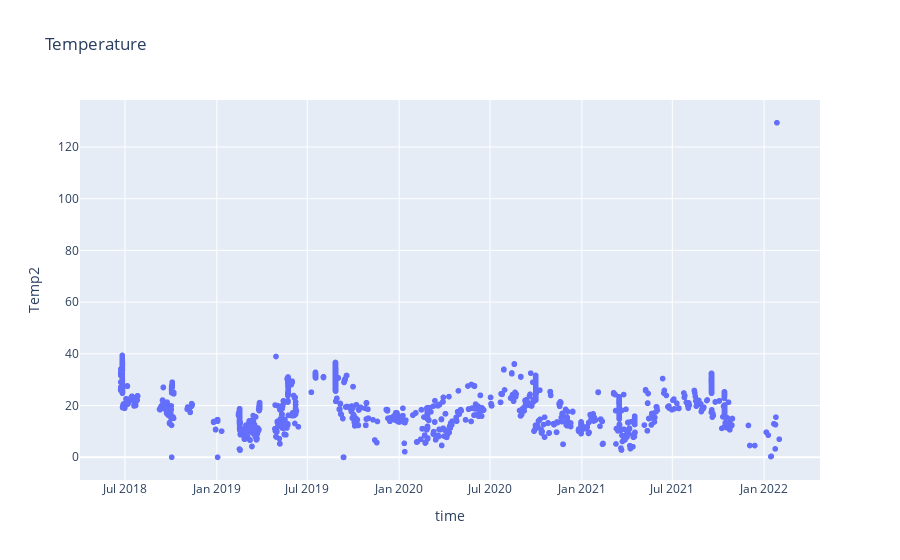
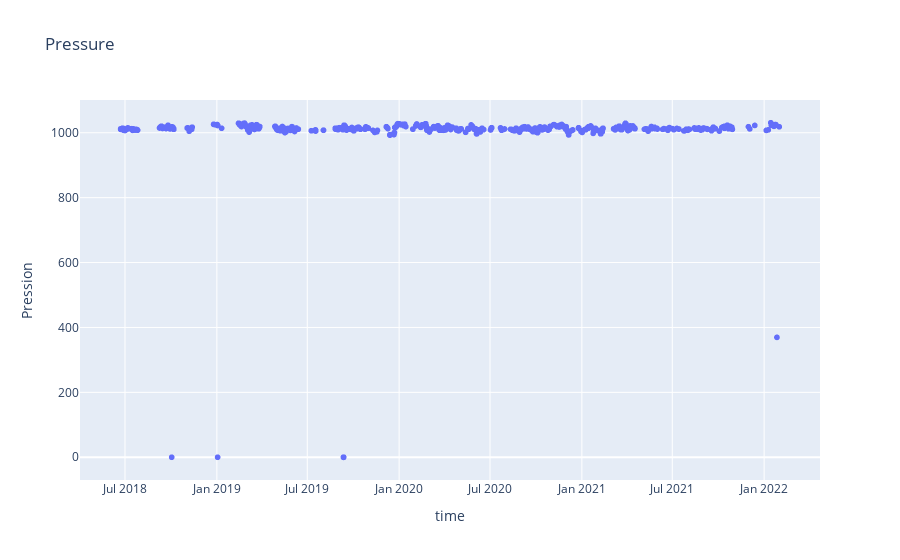
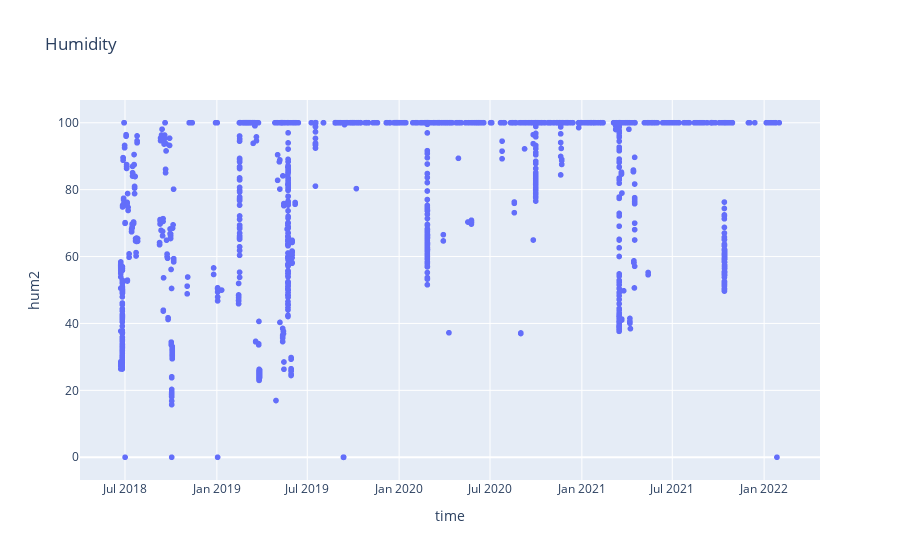

Notebook code cell kept with these figures, in order:
### Markdown cell above
# Visualize data points

### Code cell
# Plot temperature
fig = px.scatter(data_interest, x=data_interest.index, y='Temp2', title='Temperature')
fig.show()

# Plot pressure
fig = px.scatter(data_interest, x=data_interest.index, y='Pression', title='Pressure')
fig.show()

# Plot humidity
fig = px.scatter(data_interest, x=data_interest.index, y='hum2', title='Humidity')
fig.show()

### Figure 1 — Plotly figure (JSON) as saved in the notebook; plotly's stock layout.template omitted (floating-point values rounded to 4 significant figures; data arrays with more than 128 entries replaced by an {"elided": "..."} marker saying what was removed)
{"data": [{"hovertemplate": "time=%{x}<br>Temp2=%{y}<extra></extra>", "legendgroup": "", "marker": {"color": "#636efa", "symbol": "circle"}, "mode": "markers", "name": "", "showlegend": false, "type": "scattergl", "x": {"elided": "3036 str values"}, "xaxis": "x", "y": {"elided": "3036 float values"}, "yaxis": "y"}], "layout": {"legend": {"tracegroupgap": 0}, "title": {"text": "Temperature"}, "xaxis": {"anchor": "y", "domain": [0, 1], "title": {"text": "time"}}, "yaxis": {"anchor": "x", "domain": [0, 1], "title": {"text": "Temp2"}}}}

### Figure 2 — Plotly figure (JSON) as saved in the notebook; plotly's stock layout.template omitted (floating-point values rounded to 4 significant figures; data arrays with more than 128 entries replaced by an {"elided": "..."} marker saying what was removed)
{"data": [{"hovertemplate": "time=%{x}<br>Pression=%{y}<extra></extra>", "legendgroup": "", "marker": {"color": "#636efa", "symbol": "circle"}, "mode": "markers", "name": "", "showlegend": false, "type": "scattergl", "x": {"elided": "3036 str values"}, "xaxis": "x", "y": {"elided": "3036 float values"}, "yaxis": "y"}], "layout": {"legend": {"tracegroupgap": 0}, "title": {"text": "Pressure"}, "xaxis": {"anchor": "y", "domain": [0, 1], "title": {"text": "time"}}, "yaxis": {"anchor": "x", "domain": [0, 1], "title": {"text": "Pression"}}}}

### Figure 3 — Plotly figure (JSON) as saved in the notebook; plotly's stock layout.template omitted (floating-point values rounded to 4 significant figures; data arrays with more than 128 entries replaced by an {"elided": "..."} marker saying what was removed)
{"data": [{"hovertemplate": "time=%{x}<br>hum2=%{y}<extra></extra>", "legendgroup": "", "marker": {"color": "#636efa", "symbol": "circle"}, "mode": "markers", "name": "", "showlegend": false, "type": "scattergl", "x": {"elided": "3036 str values"}, "xaxis": "x", "y": {"elided": "3036 float values"}, "yaxis": "y"}], "layout": {"legend": {"tracegroupgap": 0}, "title": {"text": "Humidity"}, "xaxis": {"anchor": "y", "domain": [0, 1], "title": {"text": "time"}}, "yaxis": {"anchor": "x", "domain": [0, 1], "title": {"text": "hum2"}}}}
